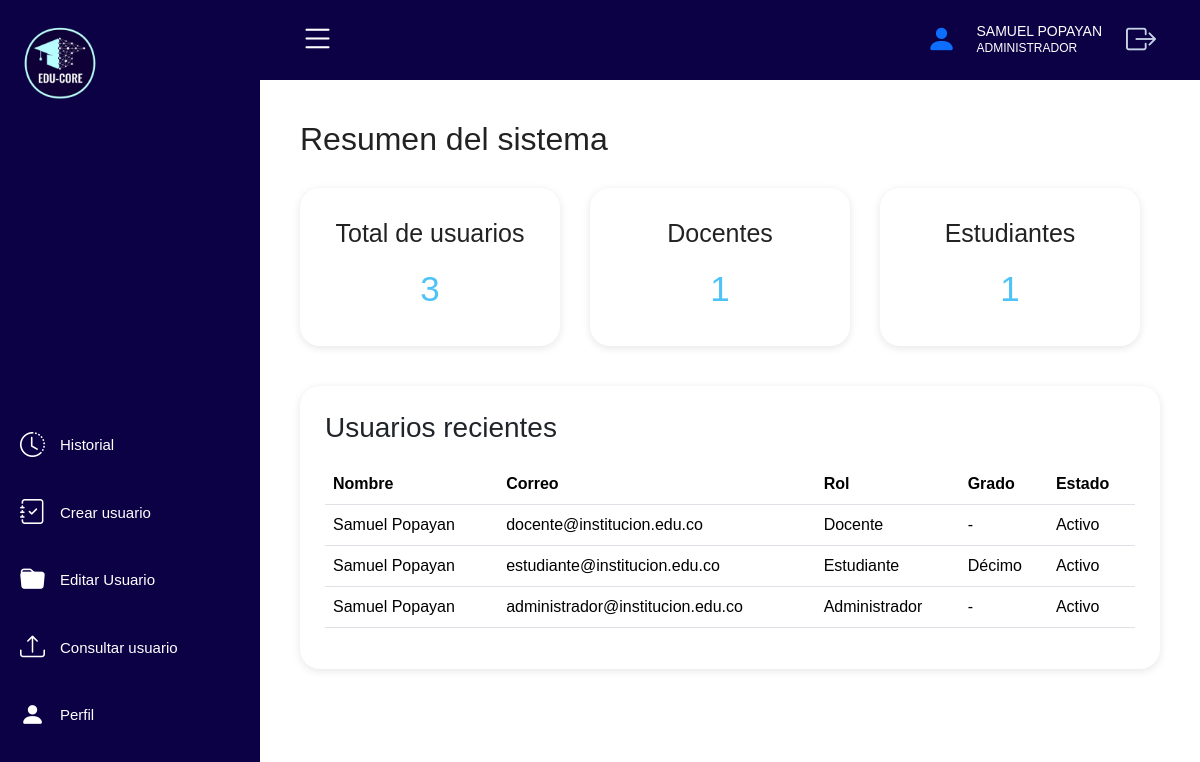
Page /historial_ad.php (signed in) on the committed database.
### tables this page shows
CREATE TABLE usuarios (
    id_usuario   INT AUTO_INCREMENT PRIMARY KEY,
    nombre       VARCHAR(150) NOT NULL,
    correo       VARCHAR(150) NOT NULL UNIQUE,
    contrasena   VARCHAR(255) NOT NULL,
    rol          ENUM('docente', 'estudiante', 'administrador') NOT NULL,
    telefono     VARCHAR(15),
    direccion    VARCHAR(150),
    documento    VARCHAR(30) UNIQUE,
    estado       ENUM('Activo', 'Inactivo') NOT NULL DEFAULT 'Activo',
    fecha_creacion DATETIME DEFAULT CURRENT_TIMESTAMP,
    ultimo_acceso  DATETIME
);

CREATE TABLE grados (
    id_grado    INT AUTO_INCREMENT PRIMARY KEY,
    nombre      VARCHAR(20) NOT NULL UNIQUE
);

### db.php (called while the page is built, shortened)
<?php
function h($texto) {
    return htmlspecialchars($texto ?? "", ENT_QUOTES, "UTF-8");
}

### historial_ad.php (the view, shortened to what this page needs)
<?php
require "db.php";
$totalUsuarios = $conexion->query("SELECT COUNT(*) AS c FROM usuarios")->fetch_assoc()["c"];
$totalDocentes = $conexion->query("SELECT COUNT(*) AS c FROM usuarios WHERE rol = 'docente'")->fetch_assoc()["c"];
$totalEstudiantes = $conexion->query("SELECT COUNT(*) AS c FROM usuarios WHERE rol = 'estudiante'")->fetch_assoc()["c"];
$sql = "SELECT u.nombre, u.correo, u.rol, u.estado, g.nombre AS grado
        FROM usuarios u
        LEFT JOIN estudiantes e ON e.id_usuario = u.id_usuario
        LEFT JOIN grados g ON g.id_grado = e.id_grado
        ORDER BY u.fecha_creacion DESC
        LIMIT 8";
$recientes = $conexion->query($sql);
?>
<!DOCTYPE html>
<html lang="es">
<head>
    <link rel="stylesheet" href="style2.css">
    <link href="https://cdn.jsdelivr.net/npm/bootstrap@5.3.3/dist/css/bootstrap.min.css" rel="stylesheet">
    <link rel="stylesheet" href="https://cdn.jsdelivr.net/npm/bootstrap-icons@1.11.3/font/bootstrap-icons.min.css">
</head>
<body>
    <div class="sidebar">
        <div class="logo">
    <a href="login.php">
        <img src="img/logo.png" alt="logo">
    </a>
        </div>
        <ul class="menu">
            <li>
                <a href="#">
                    <i class="bi bi-clock-history"></i>
                    <span>Historial</span>
                </a>
            </li>
            <li>
                <a href="crear_usuario_ad.php">
                    <i class="bi bi-journal-check"></i>
                    <span>Crear usuario</span>
                </a>
            </li>
            <li>
                <a href="editar_usuario_ad.php">
                    <i class="bi bi-folder-fill"></i>
                    <span>Editar Usuario</span>
                </a>
            </li>
            <li>
                <a href="consultar_usuario_ad.php">
                    <i class="bi bi-upload"></i>
                    <span>Consultar usuario</span>
                </a>
            </li>
            <li>
                <a href="perfil_ad.php">
                    <i class="bi bi-person-fill"></i>
                    <span>Perfil</span>
                </a>
            </li>
        </ul>
    </div>
    <div class="main">
        <div class="navbar-custom">
            <div class="menu-icon">
                <i class="bi bi-list"></i>
            </div>
            <div class="user-info">
                <a href="perfil_ad.php">
                    <i class="bi bi-person-fill"></i>
                </a>
                <div>
                    <h6><?php echo h(strtoupper($_SESSION["nombre"])); ?></h6>
                    <p>ADMINISTRADOR</p>
                </div>
            <a href="cerrar_sesion.php" class="logout-btn">
                <i class="bi bi-box-arrow-right"></i>
            </a>
            </div>
        </div>
        <div class="content">
            <h2 class="title">Resumen del sistema</h2>
            <div class="cards">
                <div class="card-box">
                    <h3>Total de usuarios</h3>
                    <span><?php echo $totalUsuarios; ?></span>
                </div>
                <div class="card-box">
                    <h3>Docentes</h3>
                    <span><?php echo $totalDocentes; ?></span>
                </div>
                <div class="card-box">
                    <h3>Estudiantes</h3>
                    <span><?php echo $totalEstudiantes; ?></span>
                </div>
            </div>
            <div class="table-section">
                <div class="table-container">
                    <h3>Usuarios recientes</h3>
                    <table class="table">
                        <thead>
                            <tr>
                                <th>Nombre</th>
                                <th>Correo</th>
                                <th>Rol</th>
                                <th>Grado</th>
                                <th>Estado</th>
                            </tr>
                        </thead>
                        <tbody>
                            <?php if ($recientes && $recientes->num_rows > 0): ?>
                                <?php while ($fila = $recientes->fetch_assoc()): ?>
                                    <tr>
                                        <td><?php echo h($fila["nombre"]); ?></td>
                                        <td><?php echo h($fila["correo"]); ?></td>
                                        <td><?php echo h(ucfirst($fila["rol"])); ?></td>
                                        <td><?php echo $fila["grado"] ? h($fila["grado"]) : "-"; ?></td>
                                        <td><?php echo h($fila["estado"]); ?></td>
                                    </tr>
                                <?php endwhile; ?>
                            <?php else: ?>
                                <tr><td colspan="5">Todavía no hay usuarios registrados.</td></tr>
                            <?php endif; ?>
                        </tbody>
                    </table>
                </div>
            </div>
        </div>
    </div>
</body>
</html>

### style2.css (style rules this page uses)
* { margin: 0; padding: 0; box-sizing: border-box; font-family: Arial, Helvetica, sans-serif; }
body { display: flex; background: #f5f5f5; overflow: hidden; }
:root { --navy: #0c0144; --navy-light: #1a2f6e; --teal: #1eb8d0; --white: #ffffff; --gray: #c8d4e8; --gray-dim: #8a9bb8; --card-bg: #ffffff; --card-br: 14px; --shadow: none; }
.sidebar { width: 260px; height: 100vh; background: #0c0144; color: white; position: fixed; display: flex; flex-direction: column; justify-content: space-between; z-index: 100; }
.logo { display: flex; align-items: center; gap: 10px; padding: 20px; text-align: left; }
.logo img { width: 90px; }
.menu { list-style: none; padding: 20px; }
.menu li { margin: 30px 0; }
.menu a { text-decoration: none; color: white; display: flex; align-items: center; gap: 15px; transition: 0.3s; font-size: 15px; }
.menu i { font-size: 25px; }
.main { margin-left: 260px; width: calc(100% - 260px); height: 100vh; display: flex; flex-direction: column; }
.navbar-custom { flex: 0 0 80px; height: 80px; background: #0c0144; color: white; display: flex; justify-content: space-between; align-items: center; padding: 0 40px; }
.menu-icon i { font-size: 35px; cursor: pointer; }
.user-info { display: flex; align-items: center; gap: 20px; }
.user-info i { font-size: 30px; }
.user-info h6 { margin: 0; font-size: 14px; }
.user-info p { margin: 0; font-size: 12px; }
.logout-btn { background: none; border: none; cursor: pointer; padding: 4px; display: flex; color: var(--gray); font-size: 30px; text-decoration: none; transition: color .2s, 0.3s; }
.content { padding: 40px; flex: 1 1 auto; overflow-y: auto; }
.title { margin-bottom: 30px; color: #222; }
.cards { display: flex; gap: 30px; margin-bottom: 40px; }
.card-box { background: white; width: 260px; padding: 30px; border-radius: 20px; text-align: center; box-shadow: 0px 2px 8px rgba(0,0,0,0.1); }
.card-box h3 { font-size: 25px; color: #222; margin-bottom: 15px; }
.card-box span { font-size: 35px; color: #4fc3f7; }
.table-section { display: flex; gap: 30px; align-items: flex-start; flex-wrap: wrap; }
.table-container { background: white; padding: 25px; border-radius: 20px; flex: 1 1 600px; min-width: 300px; overflow: auto; box-shadow: 0px 2px 8px rgba(0,0,0,0.1); }
.table-container table { width: 100%; table-layout: auto; }
.table-container h3 { margin-bottom: 20px; }
.table thead { background: #eaeaea; }
.table th, .table td { padding: 15px; }

### rows in the picture
usuarios: nombre "Samuel Popayan", correo "docente@institucion.edu.co", rol "Docente", estado "Activo"
usuarios: nombre "Samuel Popayan", correo "estudiante@institucion.edu.co", rol "Estudiante", grados.nombre "Décimo", estado "Activo"
usuarios: nombre "Samuel Popayan", correo "administrador@institucion.edu.co", rol "Administrador", estado "Activo"

### other values in the picture
$_SESSION["nombre"] "SAMUEL POPAYAN"
$totalUsuarios "3"
$totalDocentes "1"
$totalEstudiantes "1"
